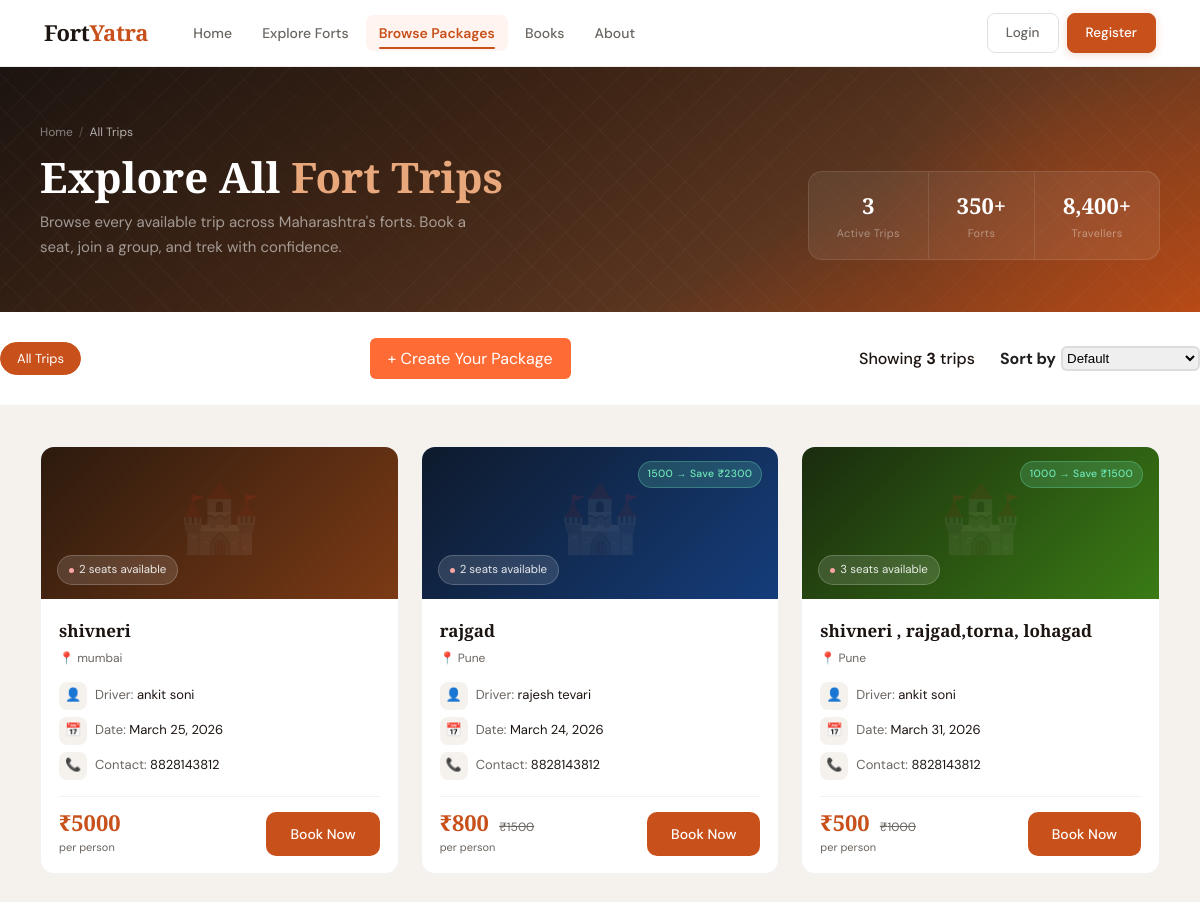
Before: /best-packages/ with the older database file.
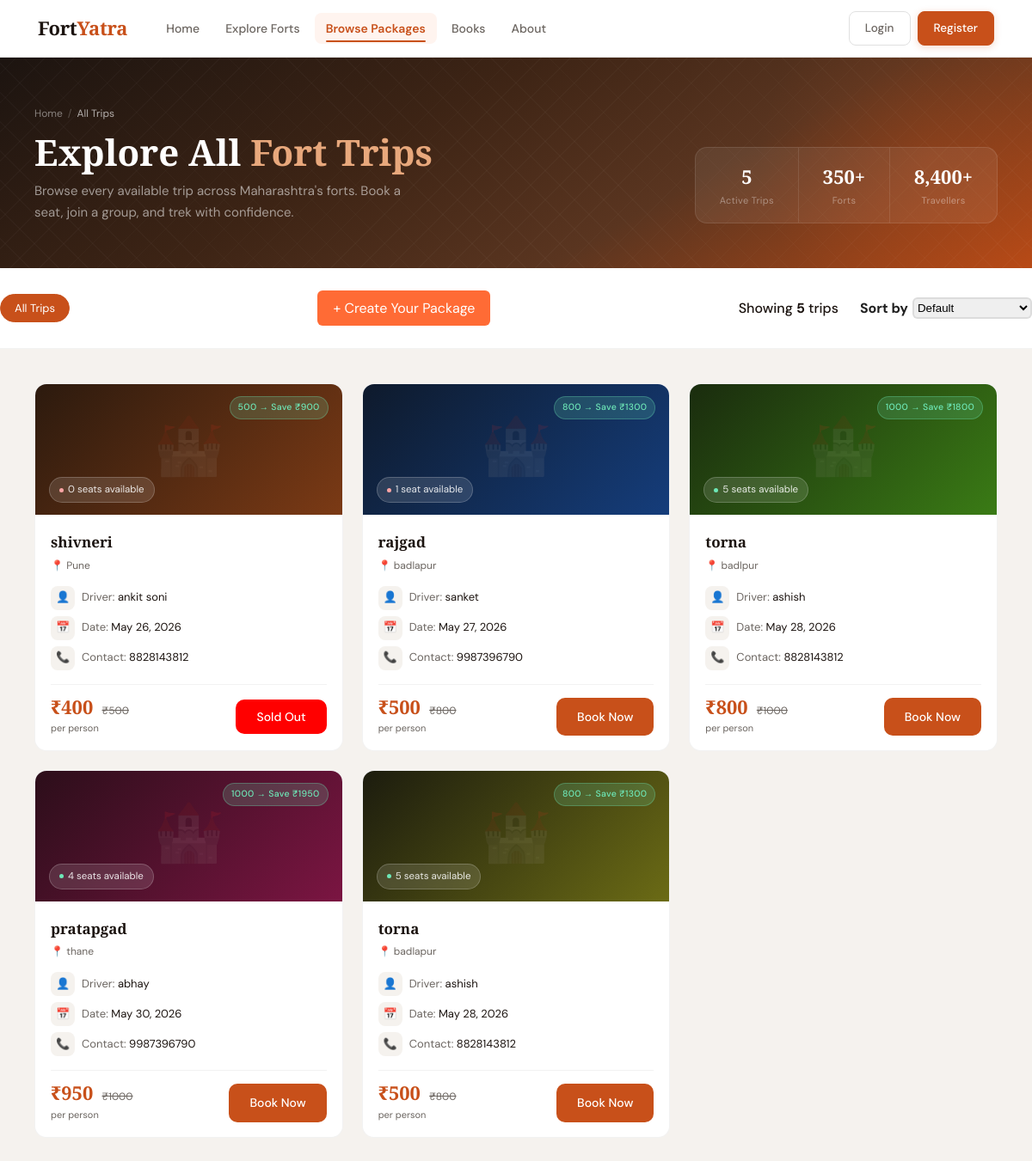
After: the same page with the newer database file.
### users/models.py (models this page shows)
class package(models.Model):
    fort_name = models.CharField(max_length=100)
    driver_name = models.CharField(max_length=100)
    contact = models.CharField(max_length=10)
    pickup_place = models.CharField(max_length=150)
    pickup_date = models.DateField()
    seats = models.IntegerField()
    price = models.IntegerField()
    offer_price = models.IntegerField()
    created_by_user = models.BooleanField(default=False)
    def seats_left(self):
     return self.seats

### fortYatra/views.py (the view)
# urls.py: path('best-packages/', views.best_packages),
def best_packages(request):
    packagesData = package.objects.all()   # () important
    data = {
        'packagesData': packagesData
    }
    return render(request, 'package.html', data)

### templates/package.html (shortened to what this page needs)
<!DOCTYPE html>
<html lang="en">
<head>
{% load static %}
<link rel="stylesheet" href="../static/css/packages.css">
<link rel="stylesheet" href="{% static 'css/nav.css' %}">
</head>
<body>
   {% include "navBar.html" %}
  <section class="page-banner">
    <div class="container">
      <div class="banner-inner">
        <div>
          <div class="banner-crumb">
            <a href="/">Home</a>
            <span>/</span>
            <span style="color:rgba(255,255,255,0.65)">All Trips</span>
          </div>
          <h1 class="banner-title">Explore All <em>Fort Trips</em></h1>
          <p class="banner-subtitle">
            Browse every available trip across Maharashtra's forts.
            Book a seat, join a group, and trek with confidence.
          </p>
        </div>
        <div class="banner-stats">
          <div class="b-stat">
            <div class="b-stat-num">{{ packagesData|length }}</div>
            <div class="b-stat-label">Active Trips</div>
          </div>
          <div class="b-stat">
            <div class="b-stat-num">350+</div>
            <div class="b-stat-label">Forts</div>
          </div>
          <div class="b-stat">
            <div class="b-stat-num">8,400+</div>
            <div class="b-stat-label">Travellers</div>
          </div>
        </div>
      </div>
    </div>
  </section>
  <div class="filter-bar">
    <div class="container">
      <div class="filter-chips" id="filterChips">
        <button class="chip active" data-filter="all">All Trips</button>
      </div>
      <div style="text-align:right;margin:20px;">
        <a href="{% url 'create_package' %}"
          style="background:#ff6b35;color:white;padding:10px 18px;border-radius:6px;text-decoration:none;">
          + Create Your Package
         </a>
      </div>
      <div class="filter-right">
        <span class="result-count">
          Showing <strong id="visibleCount">{{ packagesData|length }}</strong> trips
        </span>
        <span class="sort-label">Sort by</span>
        <select class="sort-select" id="sortSelect">
          <option value="default">Default</option>
        </select>
      </div>
    </div>
  </div>
  <section class="trips-section">
    <div class="container">
      <div class="trips-grid" id="tripsGrid">
        {% for p in packagesData %}
        <div class="trip-card"
             data-fort="{{ p.fort_name }}"
             data-price="{{ p.offer_price }}"
             data-date="{{ p.pickup_date }}"
             data-index="{{ forloop.counter }}">
          {% if p.created_by_user %}
           <span style="position:absolute;
            top:10px;
            left:10px;
            background:#28a745;
            color:white;
            padding:5px 10px;
            border-radius:5px;
            font-size:12px;">
           </span>
         {% endif %}
          <div class="card-banner banner-{{ forloop.counter|divisibleby:1|yesno:'1,1' }}"
               id="banner-{{ forloop.counter }}">
            <span class="card-fort-bg">🏰</span>
            {% if p.offer_price < p.price %}
            <span class="discount-badge">
              {{ p.price|add:"-0"|floatformat:0 }} → Save ₹{{ p.price|add:p.offer_price|floatformat:0 }}
            </span>
            {% endif %}
            <span class="seats-badge">
           <span class="seats-dot {% if p.seats_left <= 3 %}low{% endif %}"></span>
           {{ p.seats_left }} seat{{ p.seats_left|pluralize }} available
           </span>
          </div>
          <div class="card-body">
            <div class="card-fort-name">{{ p.fort_name }}</div>
            <div class="card-pickup-place">📍 {{ p.pickup_place }}</div>
            <div class="card-info">
              <div class="info-row">
                <span class="info-icon">👤</span>
                <span>Driver: <span class="info-val">{{ p.driver_name }}</span></span>
              </div>
              <div class="info-row">
                <span class="info-icon">📅</span>
                <span>Date: <span class="info-val">{{ p.pickup_date }}</span></span>
              </div>
              <div class="info-row">
                <span class="info-icon">📞</span>
                <span>Contact: <span class="info-val">{{ p.contact }}</span></span>
              </div>
            </div>
            <div class="card-divider"></div>
            <div class="card-footer">
              <div class="price-block">
                <span class="price-offer">₹{{ p.offer_price }}</span>
                {% if p.offer_price < p.price %}
                <span class="price-original">₹{{ p.price }}</span>
                {% endif %}
                <div class="price-per">per person</div>
              </div>
            {% if p.seats > 0 %}
              <a href="{% url 'booking' p.id %}" class="book-btn">Book Now</a>
            {% else %}
              <button class="book-btn" style="background:red;">Sold Out</button>
            {% endif %}
            </div>
          </div>
        </div>
        {% empty %}
        <div class="empty-state">
          <div class="empty-icon">🏔️</div>
          <h3>No trips available yet</h3>
          <p>Check back soon — new fort trips are added regularly.</p>
        </div>
        {% endfor %}
      </div>
    </div>
  </section>
</body>
</html>

### templates/navBar.html (shortened to what this page needs)
{% load static %}
<nav class="navbar" id="navbar">
  <div class="nav-container">
    <a href="/home/" class="logo">Fort<span>Yatra</span></a>
    <ul class="nav-links" id="navLinks">
      <li><a href="/home/">Home</a></li>
      <li><a href="/fort-us/">Explore Forts</a></li>
      <li><a href="/best-packages/">Browse Packages</a></li>
      <li><a href="/books/">Books</a></li>
      <li><a href="/about/">About</a></li>
    </ul>
    <div class="nav-actions">
      {% if request.session.user_name %}
        <span class="welcome-text">👋 {{ request.session.user_name }}</span>
        <a href="/my-booking/" class="btn-outline">My Bookings</a>
        <a href="/logout/" class="btn-ghost">Logout</a>
      {% else %}
        <a href="{% url 'login' %}" class="btn-ghost">Login</a>
        <a href="/register/" class="btn-primary">Register</a>
      {% endif %}
    </div>
  </div>
</nav>

### static/css/nav.css (style rules this page uses)
:root { --saffron: #C8501A; --saffron-hover: #b04416; --saffron-light: #FFF4EF; --dark: #1C1410; --white: #FFFFFF; --stone: #6B6560; --stone-light: #F5F2EE; --nav-height: 66px; --font-display: 'Playfair Display', Georgia, serif; --font-body: 'DM Sans', system-ui, sans-serif; --transition: 0.22s ease; }
.navbar { position: sticky; top: 0; z-index: 1000; width: 100%; background: var(--white); border-bottom: 1px solid rgba(0,0,0,0.07); transition: box-shadow var(--transition), padding var(--transition); font-family: var(--font-body); }
.nav-container { max-width: 1160px; margin: 0 auto; padding: 0 24px; height: var(--nav-height); display: flex; align-items: center; gap: 32px; }
.logo { font-family: var(--font-display); font-size: 22px; font-weight: 900; color: var(--dark); text-decoration: none; letter-spacing: -0.3px; flex-shrink: 0; transition: opacity var(--transition); }
.logo span { color: var(--saffron); }
.nav-links { list-style: none; display: flex; align-items: center; gap: 4px; margin: 0; padding: 0; flex: 1; }
.nav-links a { display: block; padding: 7px 13px; font-size: 14px; font-weight: 500; color: var(--stone); text-decoration: none; border-radius: 8px; position: relative; transition: color var(--transition), background var(--transition); }
.nav-links a.active { color: var(--saffron); background: var(--saffron-light); font-weight: 600; }
.nav-links a.active::after { content: ''; position: absolute; bottom: 2px; left: 13px; right: 13px; height: 2px; border-radius: 2px; background: var(--saffron); }
.nav-actions { display: flex; align-items: center; gap: 8px; flex-shrink: 0; }
.btn-ghost, .btn-outline, .btn-primary { display: inline-block; padding: 8px 18px; border-radius: 8px; font-size: 13.5px; font-weight: 500; font-family: var(--font-body); text-decoration: none; cursor: pointer; border: none; transition: background var(--transition), color var(--transition), border-color var(--transition), transform var(--transition), box-shadow var(--transition); white-space: nowrap; }
.btn-ghost { background: transparent; color: var(--stone); border: 1.5px solid rgba(0,0,0,0.12); }
.btn-primary { background: var(--saffron); color: var(--white); border: 1.5px solid var(--saffron); box-shadow: 0 2px 8px rgba(200,80,26,0.22); }

Changed rows visible on the page:
removed package: seats_left "2", fort_name "shivneri", pickup_place "mumbai", driver_name "ankit soni", pickup_date "March 25, 2026", contact "8828143812", offer_price "5000", shows "Book Now"
removed package: price|add "1500", price|add "2300", seats_left "2", fort_name "rajgad", pickup_place "Pune", driver_name "rajesh tevari", pickup_date "March 24, 2026", contact "8828143812", offer_price "800", price "1500", shows "Book Now"
removed package: price|add "1000", price|add "1500", seats_left "3", fort_name "shivneri , rajgad,torna, lohagad", pickup_place "Pune", driver_name "ankit soni", pickup_date "March 31, 2026", contact "8828143812", offer_price "500", price "1000", shows "Book Now"
added package: price|add "500", price|add "900", seats_left "0", fort_name "shivneri", pickup_place "Pune", driver_name "ankit soni", pickup_date "May 26, 2026", contact "8828143812", offer_price "400", price "500", shows "Sold Out"
added package: price|add "800", price|add "1300", seats_left "1", fort_name "rajgad", pickup_place "badlapur", driver_name "sanket", pickup_date "May 27, 2026", contact "9987396790", offer_price "500", price "800", shows "Book Now"
added package: price|add "1000", price|add "1800", seats_left "5", fort_name "torna", pickup_place "badlpur", driver_name "ashish", pickup_date "May 28, 2026", contact "8828143812", offer_price "800", price "1000", shows "Book Now"
added package: price|add "1000", price|add "1950", seats_left "4", fort_name "pratapgad", pickup_place "thane", driver_name "abhay", pickup_date "May 30, 2026", contact "9987396790", offer_price "950", price "1000", shows "Book Now"
added package: price|add "800", price|add "1300", seats_left "5", fort_name "torna", pickup_place "badlapur", driver_name "ashish", pickup_date "May 28, 2026", contact "8828143812", offer_price "500", price "800", shows "Book Now"
Other visible differences:
{{ packagesData|length }}: "3" → "5"
